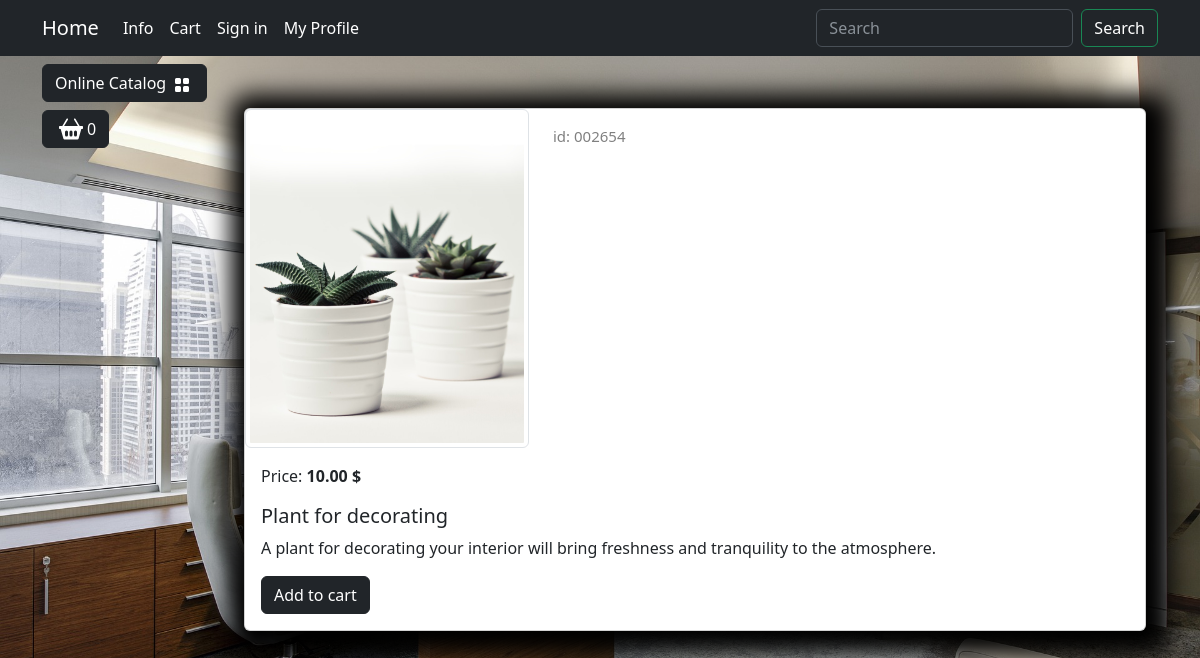
Page /catalog/product/plant-for-decorating/ on the committed database.
### goods/models.py (models this page shows, shortened)
class Product(models.Model):
    name = models.CharField(max_length=150, unique=True)
    slug = models.SlugField(max_length=200, unique=True, blank=True, null=True, verbose_name='URL')
    description = models.TextField(blank=True, null=True)
    image = models.ImageField(upload_to='goods_images', blank=True, null=True)
    price = models.DecimalField(default=0.00, max_digits=7, decimal_places=2)
    discount = models.DecimalField(default=0.00, max_digits=4, decimal_places=2)
    quantity = models.PositiveIntegerField(default=0)
    category = models.ForeignKey(Category, on_delete=models.CASCADE)
    class Meta:
        db_table = 'product'
        verbose_name = 'Product'
        verbose_name_plural = 'Products'
        ordering = ("-id",)

### goods/views.py (the view)
# urls.py: path('product/<slug:slug>/', product, name='product'),
def product(request, slug=None):
    if slug:
        product = Product.objects.get(slug=slug)
    return render(request, 'goods/product.html', {'product': product})

### goods/context_processors.py (called while the page is built)
def categories(request):
    categories = Category.objects.all()
    return {'categories': categories}

### templates/goods/product.html (shortened to what this page needs)
{% extends "main/base.html" %}
{% load static %}
{% block content %}
    <div class="container mt-5">
        <div class="card mb-4 custom-shadow">
            <div class="row">
                <div class="col-md-4">
                    <img src="{{product.image.url}}"
                        class="img-thumbnail" data-bs-toggle="modal" data-bs-target="#imageModal1">
                </div>
                <div class="col-md-4 ">
                    <p class="product_id mt-3">id: 002654</p>
                </div>
            </div>
            <div class="card-body">
                <p class="card-text">Price: <strong>{{product.price}} $</strong></p>
                <h5 class="card-title">{{product.name}}</h5>
                <p class="card-text">{{product.description}}</p>
                <a href="#" class="btn btn-dark add-to-cart">Add to cart</a>
            </div>
        </div>
    </div>
{% endblock content %}

### static/deps/css/my_css.css (style rules this page uses)
body { background-image: url("../images/bg-image.jpg"); background-repeat: no-repeat; background-attachment: fixed; background-position: center center; background-size: cover; height: 100%; }
.custom-shadow { box-shadow: 5px 5px 25px 19px #000000; }
.product_id { color: gray; font-size: 15px; }

### rows in the picture
Product: image (picture), price "10.00", name "Plant for decorating", description "A plant for decorating your interior will bring freshness and tranquility to the atmosphere."
